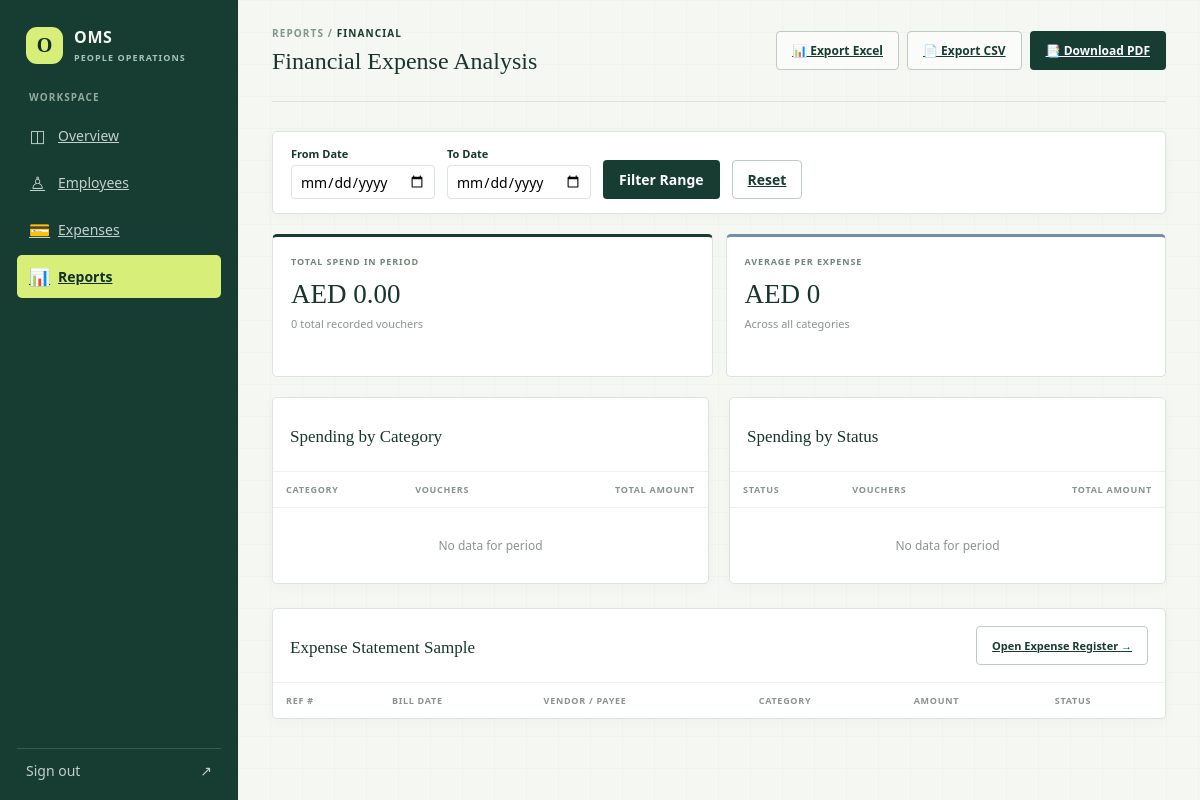
Page /reports/expenses/ (signed in) on the earlier database version.
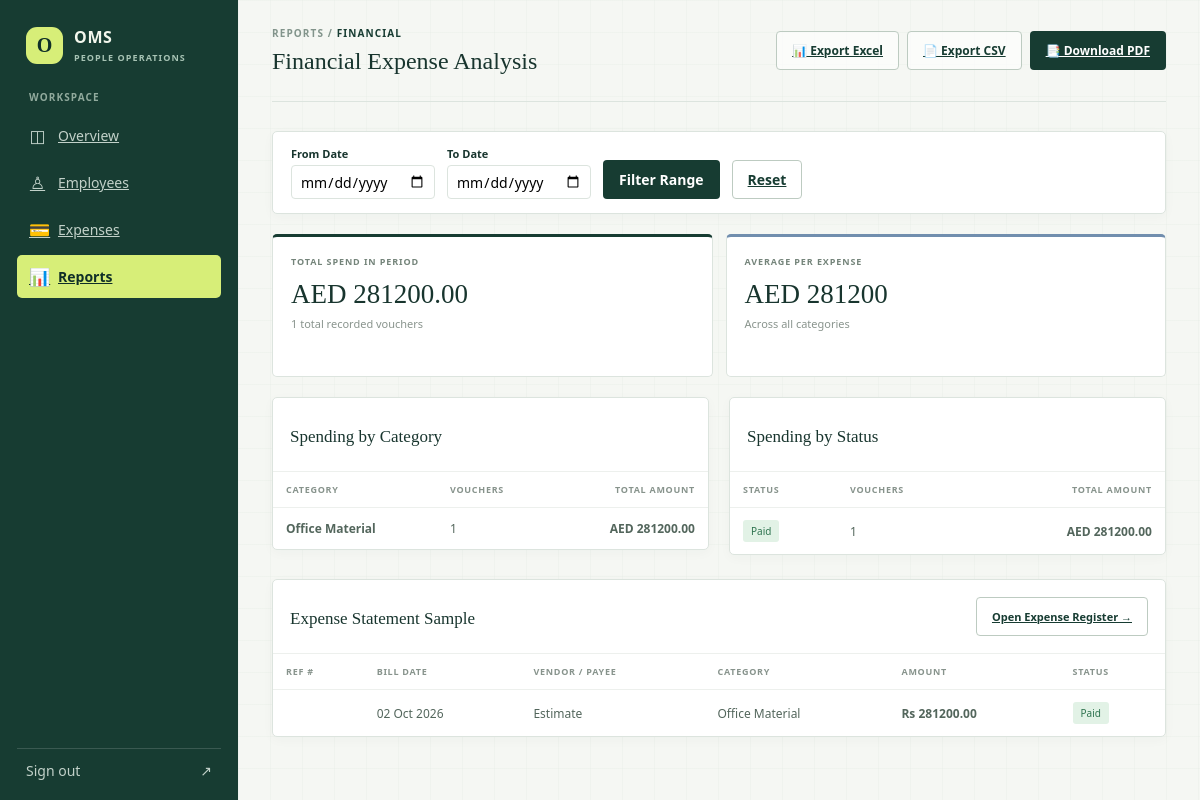
Same page on the later database version.
### frontend/models.py (models this page shows, shortened)
class ExpenseRecord(models.Model):
    class Status(models.TextChoices):
        DRAFT = "draft", "Draft"
        SUBMITTED = "submitted", "Submitted"
        PENDING = "pending", "Pending Approval"
        APPROVED = "approved", "Approved"
        REJECTED = "rejected", "Rejected"
        PAID = "paid", "Paid"
        CANCELLED = "cancelled", "Cancelled"
        UNPAID = "unpaid", "Unpaid"
        OVERDUE = "overdue", "Overdue"
    class PaymentMethod(models.TextChoices):
        CASH = "cash", "Cash"
        BANK_TRANSFER = "bank_transfer", "Bank Transfer"
        CREDIT_CARD = "credit_card", "Credit Card"
        DEBIT_CARD = "debit_card", "Debit Card"
        CHEQUE = "cheque", "Cheque"
        ONLINE = "online", "Online Payment"
        OTHER = "other", "Other"
    reference_number = models.CharField(max_length=60, blank=True, db_index=True)
    employee = models.ForeignKey(
        Employee,
        on_delete=models.SET_NULL,
        null=True,
        blank=True,
        related_name="expenses",
    )
    department = models.ForeignKey(
        Department,
        on_delete=models.SET_NULL,
        null=True,
        blank=True,
        related_name="expenses",
    )
    category_ref = models.ForeignKey(
        ExpenseCategory,
        on_delete=models.SET_NULL,
        null=True,
        blank=True,
        related_name="expense_records",
    )
    category = models.CharField(max_length=120, blank=True)
    vendor_name = models.CharField(max_length=160, blank=True)
    description = models.CharField(max_length=240, blank=True)
    amount = models.DecimalField(max_digits=12, decimal_places=2, validators=[MinValueValidator(0)])
    currency = models.CharField(max_length=3, default="AED")
    bill_date = models.DateField(db_index=True)
    due_date = models.DateField(null=True, blank=True)
    paid_date = models.DateField(null=True, blank=True)
    payment_method = models.CharField(
        max_length=20,
        choices=PaymentMethod.choices,
        default=PaymentMethod.CASH,
    )
    invoice_number = models.CharField(max_length=60, blank=True)
    status = models.CharField(
        max_length=20,
        choices=Status.choices,
        default=Status.PENDING,
        db_index=True,
    )
    receipt_file = models.FileField(upload_to=expense_receipt_upload_path, blank=True)
    invoice_file = models.FileField(upload_to=expense_invoice_upload_path, blank=True)
    notes = models.TextField(blank=True)
    rejection_reason = models.TextField(blank=True)
    approved_by = models.ForeignKey(
        settings.AUTH_USER_MODEL,
        on_delete=models.SET_NULL,
        null=True,
        blank=True,
        related_name="approved_expenses",
    )
    approved_at = models.DateTimeField(null=True, blank=True)
    created_by = models.ForeignKey(
        settings.AUTH_USER_MODEL,
        on_delete=models.SET_NULL,
        null=True,
        blank=True,
        related_name="created_expense_records",
    )
    created_at = models.DateTimeField(auto_now_add=True)
    updated_at = models.DateTimeField(auto_now=True)
    class Meta:
        ordering = ["-bill_date", "-created_at"]

### frontend/views.py (the view, shortened to what this page needs)
# urls.py: path("reports/expenses/", views.expense_reports_view, name="reports-expenses"),
@login_required(login_url="login")
@finance_or_admin_required
def expense_reports_view(request):
    qs = ExpenseRecord.objects.select_related("employee", "department", "category_ref").all()
    start_date = request.GET.get("start_date")
    end_date = request.GET.get("end_date")
    if start_date:
        qs = qs.filter(bill_date__gte=start_date)
    if end_date:
        qs = qs.filter(bill_date__lte=end_date)
    category_stats = (
        qs.values("category")
        .annotate(total=Sum("amount"), count=Count("id"))
        .order_by("-total")
    )
    status_stats = (
        qs.values("status")
        .annotate(total=Sum("amount"), count=Count("id"))
        .order_by("-total")
    )
    dept_stats = (
        qs.filter(department__isnull=False)
        .values("department__name")
        .annotate(total=Sum("amount"), count=Count("id"))
        .order_by("-total")
    )
    total_amount = qs.aggregate(total=Sum("amount"))["total"] or Decimal("0.00")
    export_format = request.GET.get("export")
    if export_format == "csv":
        return export_expenses_csv(qs)
    elif export_format == "excel":
        return export_expenses_excel(qs)
    return render(request, "reports/expense_reports.html", {
        "category_stats": category_stats,
        "status_stats": status_stats,
        "dept_stats": dept_stats,
        "total_amount": total_amount,
        "total_count": qs.count(),
        "expenses": qs[:50],
        "start_date": start_date,
        "end_date": end_date,
    })

### frontend/context_processors.py (called while the page is built)
def company_context(request):
    role = "admin"
    if request.user.is_authenticated:
        if hasattr(request.user, "profile"):
            role = request.user.profile.role
        elif request.user.is_superuser or request.user.is_staff:
            role = "admin"
        else:
            role = "employee"
    return {
        "COMPANY_NAME": os.environ.get("COMPANY_NAME", "OMS Operations"),
        "COMPANY_EMAIL": os.environ.get("COMPANY_EMAIL", "operations@oms.com"),
        "COMPANY_PHONE": os.environ.get("COMPANY_PHONE", "+971 4 000 0000"),
        "COMPANY_ADDRESS": os.environ.get("COMPANY_ADDRESS", "Dubai, United Arab Emirates"),
        "USER_ROLE": role,
    }

### frontend/templates/reports/expense_reports.html (shortened to what the changed rows need)
{% extends "partial/base.html" %}
{% load static %}
{% block content %}
<div class="app-shell">
	<main class="main-area">
		<header class="topbar">
			<div>
				<h1>Financial Expense Analysis</h1>
			</div>
		</header>
		<div class="stat-grid" style="grid-template-columns: repeat(2, 1fr); margin-bottom: 20px;">
			<article class="stat-card" style="border-top: 3px solid #173c32;">
				<span class="stat-label">TOTAL SPEND IN PERIOD</span>
				<strong>AED {{ total_amount|floatformat:2 }}</strong>
				<span class="stat-note">{{ total_count }} total recorded vouchers</span>
			</article>
			<article class="stat-card" style="border-top: 3px solid #718eae;">
				<span class="stat-label">AVERAGE PER EXPENSE</span>
				<strong>AED {% if total_count %}{% widthratio total_amount total_count 1 %}{% else %}0{% endif %}</strong>
				<span class="stat-note">Across all categories</span>
			</article>
		</div>
		<div class="workspace-grid" style="grid-template-columns: repeat(auto-fit, minmax(320px, 1fr)); gap: 20px; margin-bottom: 24px;">
			<section class="panel">
				<div class="table-wrap">
					<table>
						<thead><tr><th>CATEGORY</th><th>VOUCHERS</th><th style="text-align: right;">TOTAL AMOUNT</th></tr></thead>
						<tbody>
							{% for c in category_stats %}
							<tr>
								<td><strong>{{ c.category|default:"General" }}</strong></td>
								<td>{{ c.count }}</td>
								<td style="text-align: right;"><strong>AED {{ c.total|floatformat:2 }}</strong></td>
							</tr>
							{% empty %}
							<tr><td colspan="3" class="empty-cell">No data for period</td></tr>
							{% endfor %}
						</tbody>
					</table>
				</div>
			</section>
			<section class="panel">
				<div class="table-wrap">
					<table>
						<thead><tr><th>STATUS</th><th>VOUCHERS</th><th style="text-align: right;">TOTAL AMOUNT</th></tr></thead>
						<tbody>
							{% for s in status_stats %}
							<tr>
								<td><span class="status-badge status-{{ s.status }}">{{ s.status|title }}</span></td>
								<td>{{ s.count }}</td>
								<td style="text-align: right;"><strong>AED {{ s.total|floatformat:2 }}</strong></td>
							</tr>
							{% empty %}
							<tr><td colspan="3" class="empty-cell">No data for period</td></tr>
							{% endfor %}
						</tbody>
					</table>
				</div>
			</section>
		</div>
		<section class="panel">
			<div class="table-wrap">
				<table>
					<thead>
						<tr>
							<th>REF #</th>
							<th>BILL DATE</th>
							<th>VENDOR / PAYEE</th>
							<th>CATEGORY</th>
							<th>AMOUNT</th>
							<th>STATUS</th>
						</tr>
					</thead>
					<tbody>
						{% for exp in expenses %}
						<tr>
							<td><a href="{% url 'expense-detail' exp.pk %}"><strong>{{ exp.reference_number }}</strong></a></td>
							<td>{{ exp.bill_date|date:"d M Y" }}</td>
							<td>{{ exp.vendor_name|default:"—" }}</td>
							<td>{{ exp.category }}</td>
							<td><strong>{{ exp.currency }} {{ exp.amount|floatformat:2 }}</strong></td>
							<td><span class="status-badge status-{{ exp.status }}">{{ exp.get_status_display }}</span></td>
						</tr>
						{% endfor %}
					</tbody>
				</table>
			</div>
		</section>
	</main>
</div>
{% endblock %}

Differences in the rows shown:
added ExpenseRecord: category "Office Material", count "1", total "281200.00", status "Paid", bill_date "02 Oct 2026", vendor_name "Estimate", currency "Rs", amount "281200.00"
Other differences:
{{ total_amount|floatformat:2 }}: "0.00" → "281200.00"
{{ total_count }}: "0" → "1"
text no longer shown: "0 No data for period No data for period"
text now shown: "281200"
